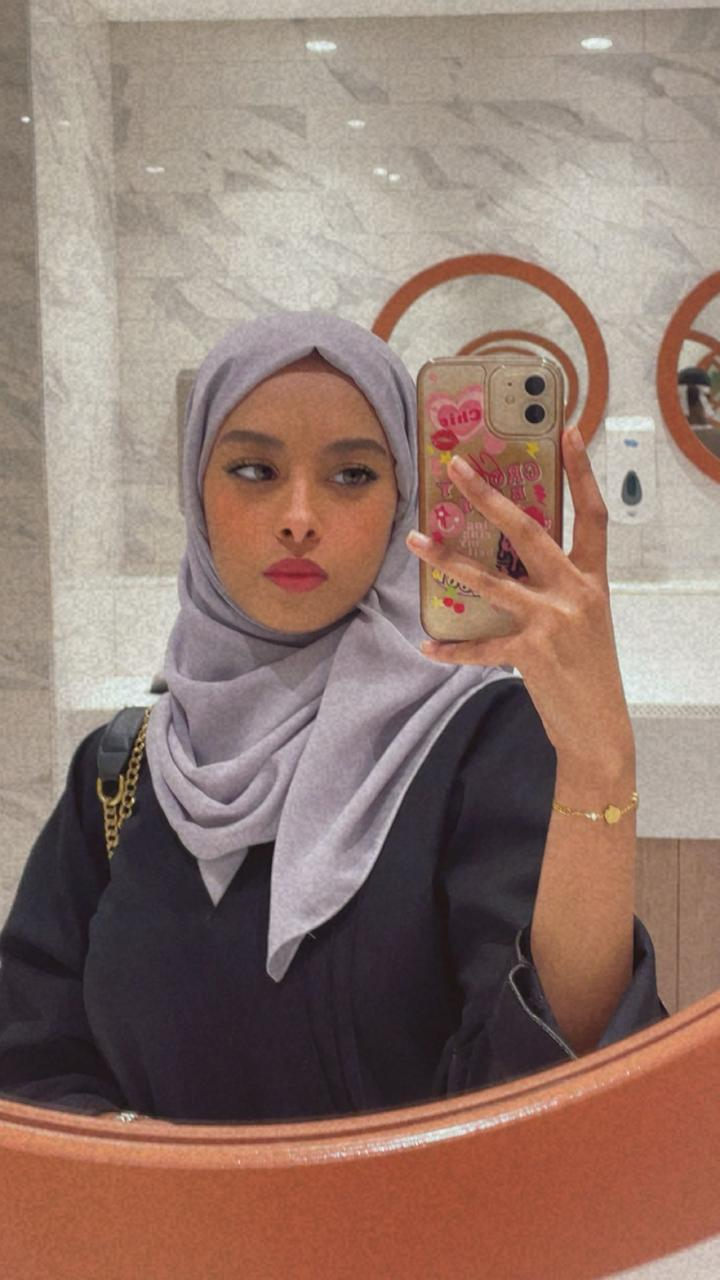
#> input picture assets/fero.jpg, 720 x 1280 px, found by its file name
$ python read_img.py
#> lines starting #> are read from the running program, lines starting #| are printed output that depends on the picture
# Task : Read and display an image


import cv2
import sys

# Path to the image
img_path = '/home/silva/SILVA.AI/Projects/Computer Vision/assets/fero.jpg'

# Load the image
img = cv2.imread(img_path,0)
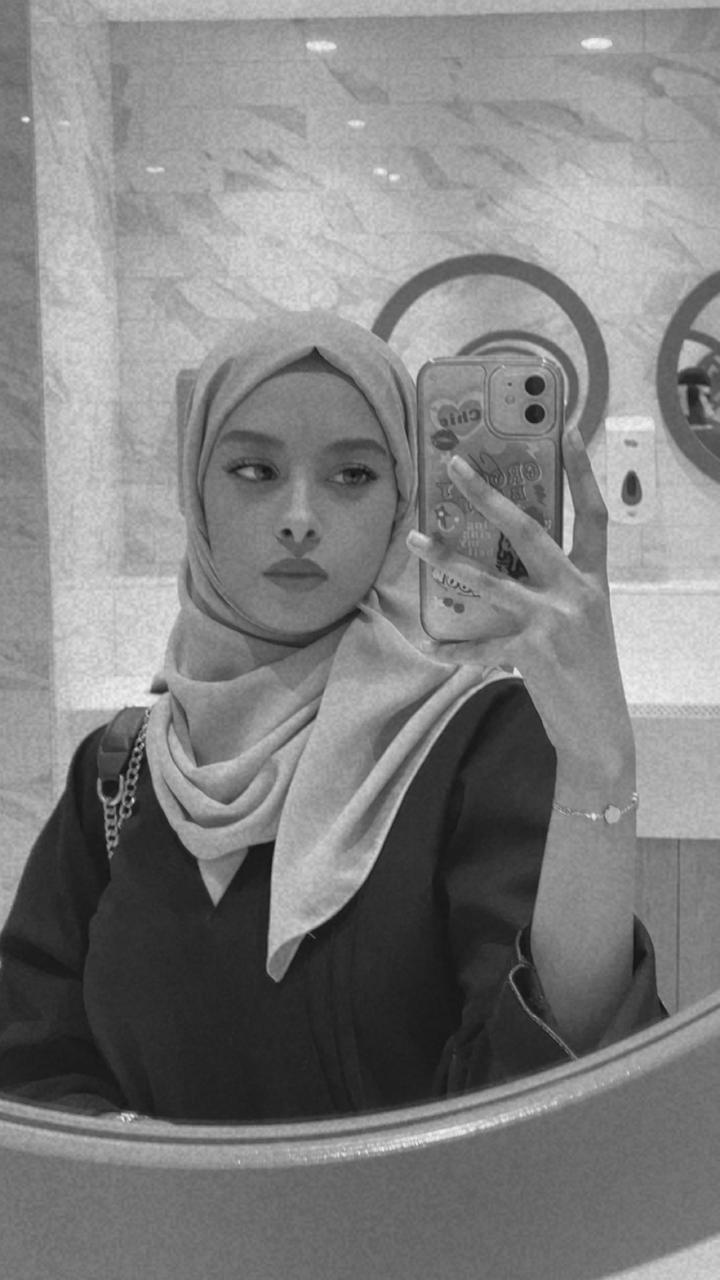
#> img: shape (1280, 720); min 15, max 244, mean 128

# Check if image is loaded
if img is None:
    print(f"Error: Image not found at {img_path}")
    sys.exit(1)

print("Image loaded successfully.")
print("Image shape:", img.shape)
#| Image shape: (1280, 720)

# Display the image in a window
cv2.imshow('Fero Image', img)

# Wait for a key press:
# ESC key (27) -> exit without saving
# 's' key -> save image and exit
k = cv2.waitKey(0)
#> (key Esc is pressed here)
if k == 27:  # ESC
    cv2.destroyAllWindows()
elif k == ord('s'):
    save_path = '/home/silva/SILVA.AI/Projects/Computer Vision/assets/fero_saved.jpg'
    cv2.imwrite(save_path, img)
    print(f"Image saved to {save_path}")
    cv2.destroyAllWindows()

$ run again, with assets/silva.png saved as assets/fero.jpg
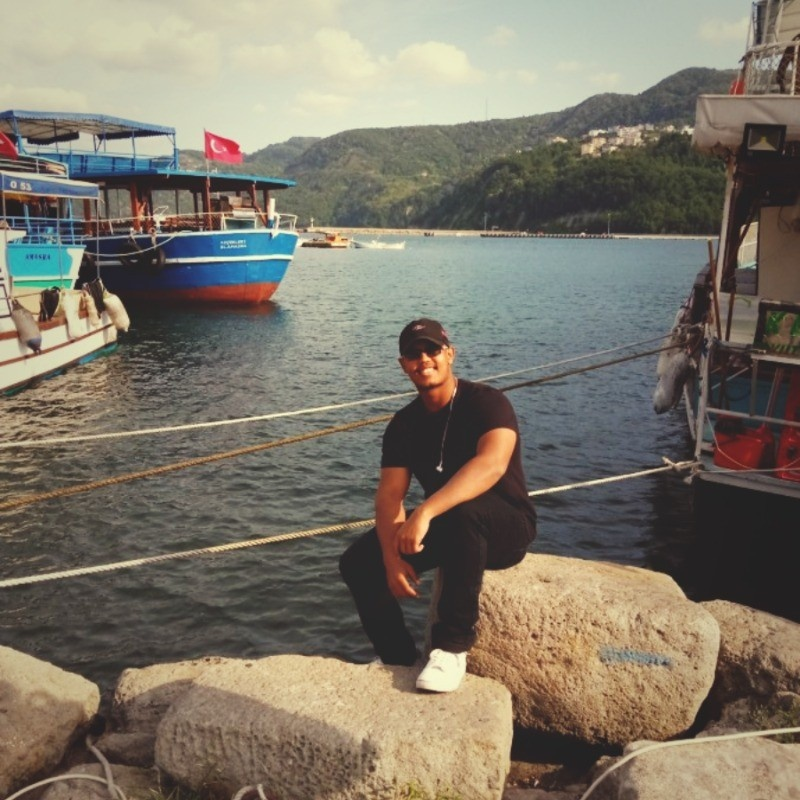
#> input picture assets/silva.png, 800 x 800 px, found by its file name
#> `img = cv2.imread(img_path,0)`:
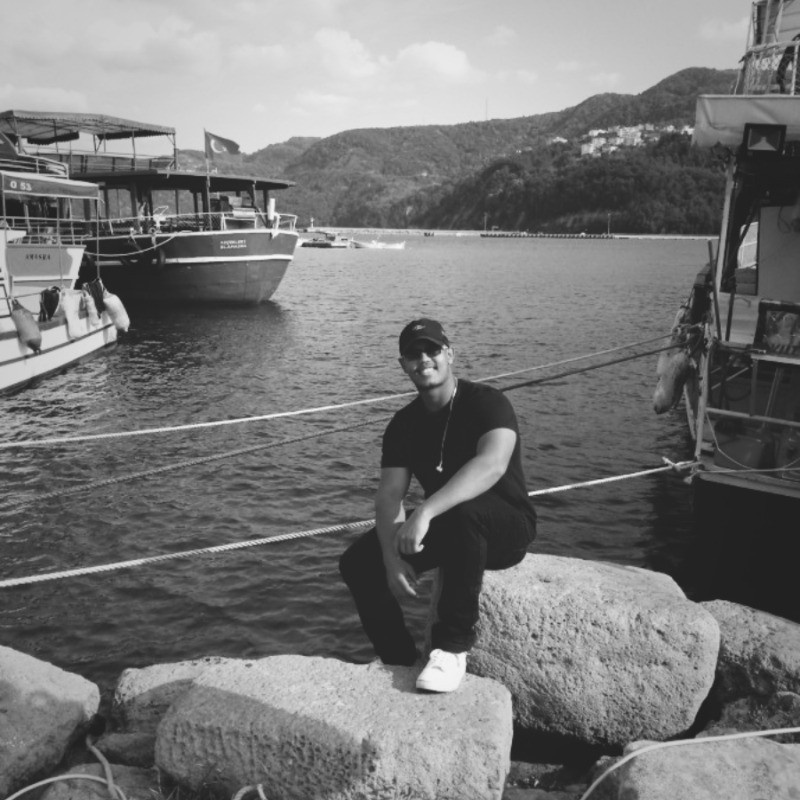
#> img: shape (800, 800); min 26, max 251, mean 118.9
#| Image shape: (800, 800)
